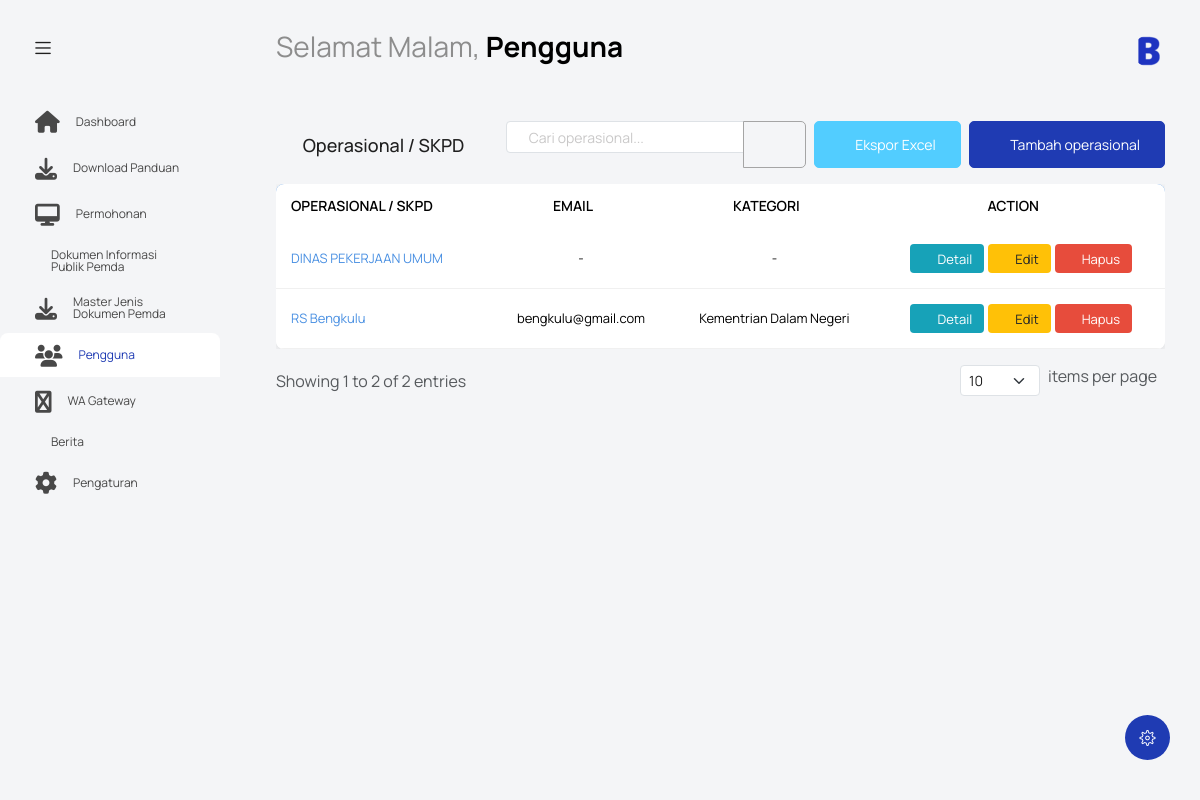
The app's page /index.php?controller=skpd&action=index (signed in), older data.
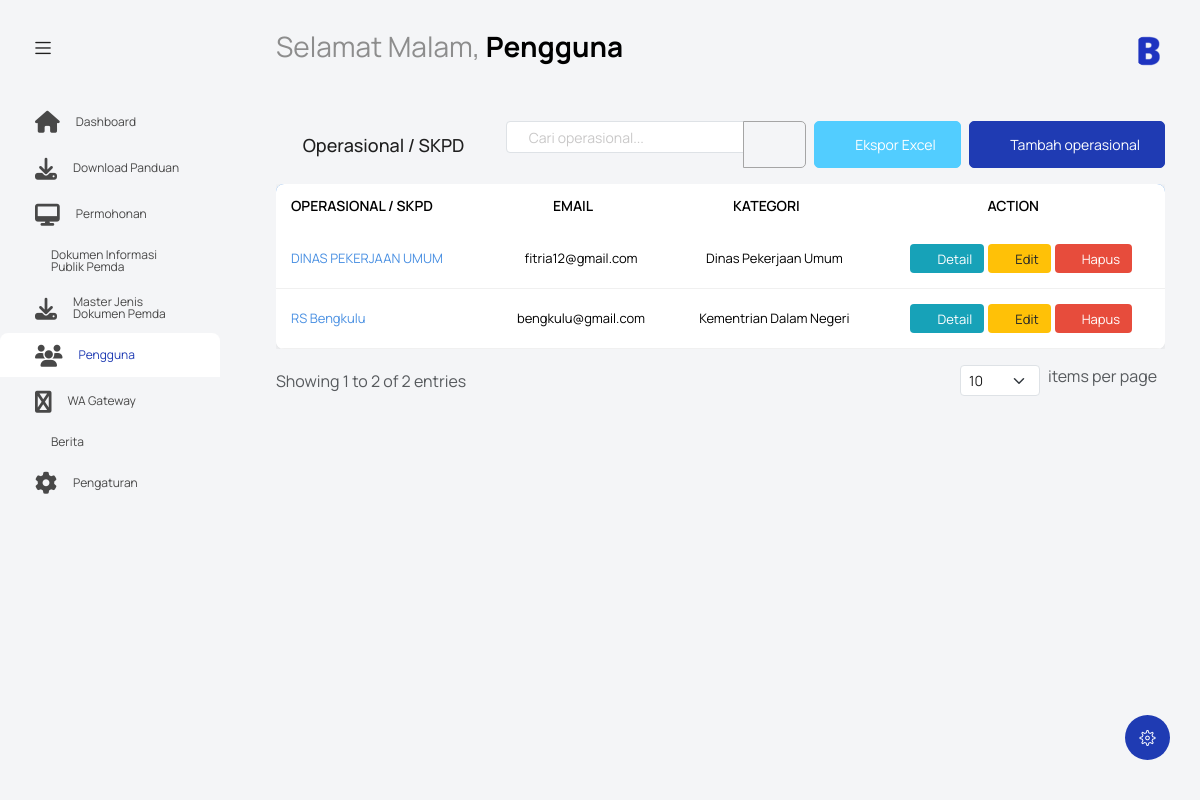
The same page, newer data.
### tables this page shows
CREATE TABLE `skpd` (
  `id_skpd` int NOT NULL,
  `nama_skpd` varchar(255) NOT NULL,
  `kategori` varchar(100) DEFAULT NULL,
  `alamat` varchar(255) DEFAULT NULL,
  `telepon` varchar(20) DEFAULT NULL,
  `email` varchar(255) DEFAULT NULL
);

### controllers/SKPDController.php (called while the page is built, shortened)
<?php
require_once 'models/SKPDModel.php';
class SKPDController {
    private $skpdModel;
    public function __construct() {
        global $database;
        $db = $database->getConnection();
        $this->skpdModel = new SKPDModel($db);
    }
    public function index() {
        $search = isset($_GET['search']) ? trim($_GET['search']) : '';
        $page = isset($_GET['page']) ? (int)$_GET['page'] : 1;
        $limit = isset($_GET['limit']) ? (int)$_GET['limit'] : 10;
        $page = max(1, $page);
        $limit = max(1, min(100, $limit));
        $offset = ($page - 1) * $limit;
        if (!empty($search)) {
            $skpd_list = $this->skpdModel->searchSKPDWithPagination($search, $limit, $offset);
            $total_records = $this->skpdModel->getSearchResultCount($search);
        } else {
            $skpd_list = $this->skpdModel->getSKPDWithPagination($limit, $offset);
        }
        include 'views/skpd/index.php';
    }
}
?>

### models/SKPDModel.php (called while the page is built, shortened)
<?php
class SKPDModel {
    private $conn;
    private $table_name = "skpd";
    public function __construct($db) {
        $this->conn = $db;
    }
    public function getSKPDWithPagination($limit = 10, $offset = 0) {
        $query = "SELECT * FROM " . $this->table_name . " ORDER BY nama_skpd ASC LIMIT :limit OFFSET :offset";
        $stmt = $this->conn->prepare($query);
        $stmt->bindValue(':limit', (int)$limit, PDO::PARAM_INT);
        $stmt->bindValue(':offset', (int)$offset, PDO::PARAM_INT);
        $stmt->execute();
        return $stmt->fetchAll(PDO::FETCH_ASSOC);
    }
}
?>

### views/skpd/index.php (the view, shortened to what the changed rows need)
<?php include('template/header.php'); ?>
<body class="with-welcome-text">
  <div class="container-scroller">
    <?php include 'template/navbar.php'; ?>
    <div class="container-fluid page-body-wrapper">
      <div class="main-panel">
        <div class="content-wrapper">
          <div class="row">
            <div class="col-sm-12">
              <?php if (!empty($skpd_list)): ?>
                <div class="table-responsive">
                  <table class="table table-hover" style="background: white; border-radius: 8px; overflow: hidden; box-shadow: 0 2px 8px rgba(0,0,0,0.1);">
                    <thead style="background: #4A90E2; color: white;">
                      <tr>
                        <th scope="col" style="padding: 15px; border: none; position: relative;">
                          OPERASIONAL / SKPD
                          <i class="mdi mdi-menu-up float-end"></i>
                        </th>
                        <th scope="col" style="padding: 15px; border: none; text-align: center; position: relative;">
                          EMAIL
                          <i class="mdi mdi-swap-vertical float-end"></i>
                        </th>
                        <th scope="col" style="padding: 15px; border: none; text-align: center; position: relative;">
                          KATEGORI
                          <i class="mdi mdi-swap-vertical float-end"></i>
                        </th>
                        <th scope="col" style="padding: 15px; border: none; text-align: center; position: relative;">
                          ACTION
                          <i class="mdi mdi-swap-vertical float-end"></i>
                        </th>
                      </tr>
                    </thead>
                    <tbody>
                      <?php foreach ($skpd_list as $skpd): ?>
                        <tr style="border-bottom: 1px solid #f0f0f0;">
                          <td style="padding: 15px; border: none;">
                            <a href="#" style="color: #4A90E2; text-decoration: none;">
                              <?php echo htmlspecialchars($skpd['nama_skpd']); ?>
                            </a>
                          </td>
                          <td style="padding: 15px; border: none; text-align: center;">
                            <?php echo !empty($skpd['email']) ? htmlspecialchars($skpd['email']) : '-'; ?>
                          </td>
                          <td style="padding: 15px; border: none; text-align: center;">
                            <?php echo !empty($skpd['kategori']) ? htmlspecialchars($skpd['kategori']) : '-'; ?>
                          </td>
                          <td style="padding: 15px; border: none; text-align: center;">
                            <div class="d-flex justify-content-center gap-1">
                              <button class="btn btn-sm"
                                      onclick="viewDetail(<?php echo $skpd['id_skpd']; ?>)"
                                      style="background: #17a2b8; color: white; border: none; padding: 6px 12px; border-radius: 4px;"
                                      title="Lihat Detail">
                                <i class="mdi mdi-eye"></i> Detail
                              </button>
                              <button class="btn btn-sm"
                                      onclick="window.location.href='index.php?controller=skpd&action=form&id=<?php echo $skpd['id_skpd']; ?>'"
                                      style="background: #ffc107; color: #212529; border: none; padding: 6px 12px; border-radius: 4px;"
                                      title="Edit Data">
                                <i class="mdi mdi-pencil"></i> Edit
                              </button>
                              <button class="btn btn-sm"
                                      onclick="confirmDelete(<?php echo $skpd['id_skpd']; ?>, '<?php echo addslashes($skpd['nama_skpd']); ?>')"
                                      style="background: #E74C3C; color: white; border: none; padding: 6px 12px; border-radius: 4px;"
                                      title="Hapus Data">
                                <i class="mdi mdi-delete"></i> Hapus
                              </button>
                            </div>
                          </td>
                        </tr>
                      <?php endforeach; ?>
                    </tbody>
                  </table>
                </div>
              <?php endif; ?>
            </div>
          </div>
        </div>
      </div>
    </div>
  </div>
</html>

Row changes from the older to the newer data that the page shows:
changed skpd "DINAS PEKERJAAN UMUM": email (not shown) → "fitria12@gmail.com"; kategori (not shown) → "Dinas Pekerjaan Umum"; no longer shows "-"
